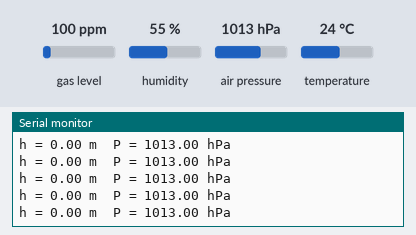
Bench run of a sketch on a simulated Arduino Uno, built with avr-gcc and run on an emulated ATmega328P. Shown: the last lines printed to the serial monitor. The inputs (shaded band) are chosen by the test bench; at power-on: air pressure 1013 hPa, gas level 100 ppm, humidity 55 %, temperature 24 °C.

Above: at 7.2 s.
7.3 s: air pressure set to 952 hPa
At 7.65 s:
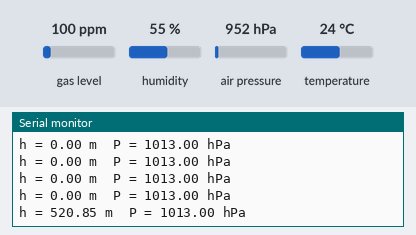
8.8 s: air pressure set to 975 hPa
At 8.86 s:
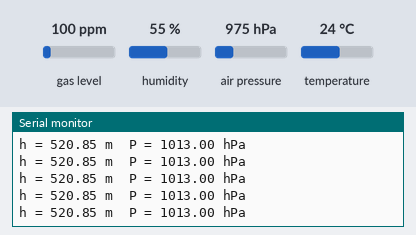
Timing chart, 0 to 11.8 s (numbered marks = the images above; inputs shaded):
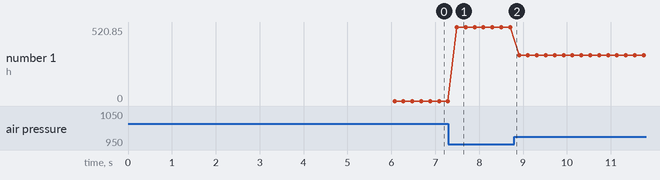

The sketch:

bmp390_altitude.ino
```cpp
#include <Wire.h>
#include <Adafruit_BMP3XX.h>

Adafruit_BMP3XX bmp;
float p0; // давление на увроне стола = ноль высоты

void setup() {
  Serial.begin(115200);
  delay(2000);
  if (!bmp.begin_I2C(0x77)) {
    Serial.println("Sensor not found");
    while (1);
  }
  bmp.setPressureOversampling(BMP3_OVERSAMPLING_8X);
  bmp.setTemperatureOversampling(BMP3_OVERSAMPLING_2X);
  bmp.setIIRFilterCoeff(BMP3_IIR_FILTER_COEFF_3);
  bmp.setOutputDataRate(BMP3_ODR_50_HZ);

  for (int i = 0; i < 20; i++) { bmp.performReading(); delay(50); } // дать фильтру настояться
  p0 = bmp.pressure / 100.0;
}

void loop() {
  float h = bmp.readAltitude(p0);
    Serial.print("h = "); Serial.print(h, 2); Serial.print(" m  ");
    Serial.print("P = "); Serial.print(bmp.pressure / 100.0, 2); Serial.println(" hPa");
    delay(200);
}
```

Measured:
- after the input at 7.3 s, the serial monitor: prints a new line after 0.19 s (image 1)
- plotted number 1: 0 → 520.85 after the input at 7.3 s, 520.85 → 321.37 after the input at 8.8 s
